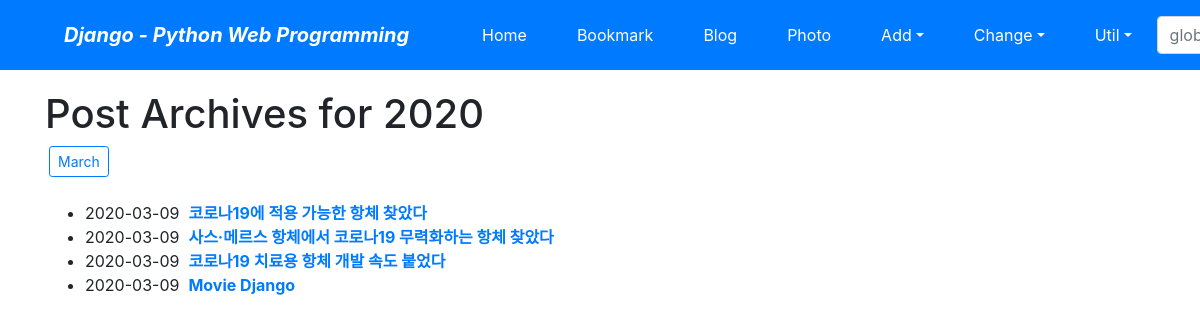
Screenshot of /blog/archive/2020/ with the database file from the repository.
### blog/models.py (models this page shows, shortened)
class Post(models.Model):
    title = models.CharField(verbose_name='TITLE', max_length=50)
    slug = models.SlugField('SLUG', unique=True, allow_unicode=True, help_text='one word for title alias')
    description = models.CharField('DESCRIPTION', max_length=100, blank=True, help_text='simple description text.')
    content = models.TextField('CONTENT')
    create_dt = models.DateTimeField('CREATE DATE', auto_now_add=True)
    modify_dt = models.DateTimeField('MODIFY DATE', auto_now=True)
    tags = TaggableManager(blank=True)
    owner = models.ForeignKey(User, on_delete=models.CASCADE, verbose_name='OWNER', blank=True, null=True)
    class Meta:
        verbose_name = 'post'
        verbose_name_plural = 'posts'
        db_table = 'blog_posts'
        ordering = ('-modify_dt',)
    def get_absolute_url(self):
        return reverse('blog:post_detail', args=(self.slug,))

### blog/views.py (the view)
# urls.py: path('archive/<int:year>/', views.PostYAV.as_view(), name='post_year_archive'),
class PostYAV(YearArchiveView):
    model = Post
    date_field = 'modify_dt'
    make_object_list = True

### blog/templates/blog/post_archive_year.html (shortened to what this page needs)
{% extends 'base.html' %}
{% block content %}
    <h1>Post Archives for {{ year|date:"Y" }}</h1>
        {% for date in date_list %}
            <a href="{% url 'blog:post_month_archive' year|date:'Y' date|date:'b' %}" class="btn btn-outline-primary btn-sm mx-1">
                {{ date|date:"F" }}</a>
        {% endfor %}
    <br><br>
    <div>
        <ul>
            {% for post in object_list %}
            <li>{{ post.modify_dt|date:"Y-m-d"}}&nbsp;
            <a href="{{ post.get_absolute_url }}"><strong>{{ post.title }}</strong></a></li>
            {% endfor %}
        </ul>
    </div>
{% endblock content %}

### rows the page displays
Post: modify_dt "2020-03-09", title "코로나19에 적용 가능한 항체 찾았다"
Post: modify_dt "2020-03-09", title "사스·메르스 항체에서 코로나19 무력화하는 항체 찾았다"
Post: modify_dt "2020-03-09", title "코로나19 치료용 항체 개발 속도 붙었다"
Post: modify_dt "2020-03-09", title "Movie Django"

### other values shown
{{ year|date:"Y" }} "2020"
{{ date|date:"F" }} "March"
